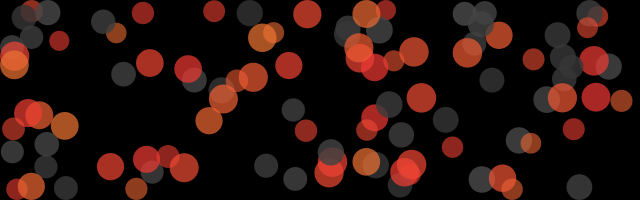
Frame 1 (no input)
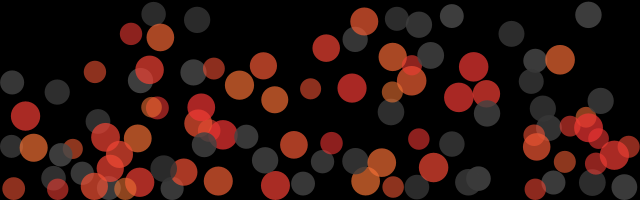
Frame 60 (the mouse pressed at the canvas centre just before this capture)
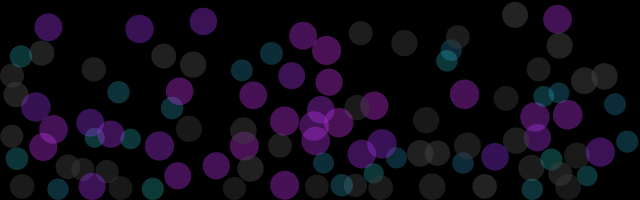
Frame 120 (the mouse held since frame 60 and released just before this capture)

The Processing sketch that drew these frames (run headless with seeded random() and noise(); from frame 60 on, the mouse is pressed at the canvas centre):

// Processing sketch: processing_9513
// ── processing_9513.pde

/**
 * Bouncy Bubbles. 
 * Based on code from Keith Peters (www.bit-101.com). 
 * 
 * Multiple-object collision.
 */
 
//int newNumBalls = 0;
int numBalls = 300;
 
float spring = 0.05;
float gravity = 0.03;
float friction = -0.9;
Ball[] balls = new Ball[numBalls];

void setup() 
{
  size(640, 200);
  noStroke();
  smooth();
  colorMode (HSB);
  
  for (int i = 0; i < numBalls; i++) {
    balls[i] = new Ball(random(width), random(height), random(20, 30), i, balls);
  }
}

void draw() 
{
  background(0);
  
  float yFrRate = map (mouseY, 0, height, 40, 20);
  frameRate (yFrRate);
  
  if (numBalls >= 300) {numBalls=100;}
  
    if(mousePressed && mouseButton == RIGHT){  
       numBalls = numBalls + 10; 
 }  
    if(mousePressed && mouseButton == LEFT){  
       numBalls = numBalls - 10; 
 }  

  for (int i = 0; i < numBalls; i++) {
    balls[i].collide();
    balls[i].move();
    balls[i].display();  
  }
}

class Ball {
  float x, y;
  float diameter;
  float vx = 0;
  float vy = 0;
  int id;
  Ball[] others;
 
  Ball(float xin, float yin, float din, int idin, Ball[] oin) {
    x = xin;
    y = yin;
    diameter = din;
    id = idin;
    others = oin;
  } 
  
  void collide() {
    for (int i = id + 1; i < numBalls; i++) {
      float dx = others[i].x - x;
      float dy = others[i].y - y;
      float distance = sqrt(dx*dx + dy*dy);
      float minDist = others[i].diameter/2 + diameter/2;
      if (distance < minDist) { 
        float angle = atan2(dy, dx);
        float targetX = x + cos(angle) * minDist;
        float targetY = y + sin(angle) * minDist;
        float ax = (targetX - others[i].x) * spring;
        float ay = (targetY - others[i].y) * spring;
        vx -= ax;
        vy -= ay;
        others[i].vx += ax;
        others[i].vy += ay;
      }
    }   
  }
  
  void move() {
    vy += gravity;
    x += vx;
    y += vy;
    if (x + diameter/2 > width) {
      x = width - diameter/2;
      vx *= friction; 
    }
    else if (x - diameter/2 < 0) {
      x = diameter/2;
      vx *= friction;
    }
    if (y + diameter/2 > height) {
      y = height - diameter/2;
      vy *= friction; 
    } 
    else if (y - diameter/2 < 0) {
      y = diameter/2;
      vy *= friction;
    }
  }
  
  void display() {
    
    float colX = map (mouseX, 0, width, 0, 255);
    float colY = map (mouseY, 0, height, 180, 0);
    
  if (diameter <= 23) {
      fill( colX+random(15), 200, 240, colY-30 );
  }
  else if (diameter >= 27) {
      fill( colX+colX/2+random(15), 200, 240, colY );
  }
  else {
      fill( 50+random(25), colY+30 );
  }
      ellipse(x, y, diameter, diameter);
  }
}
